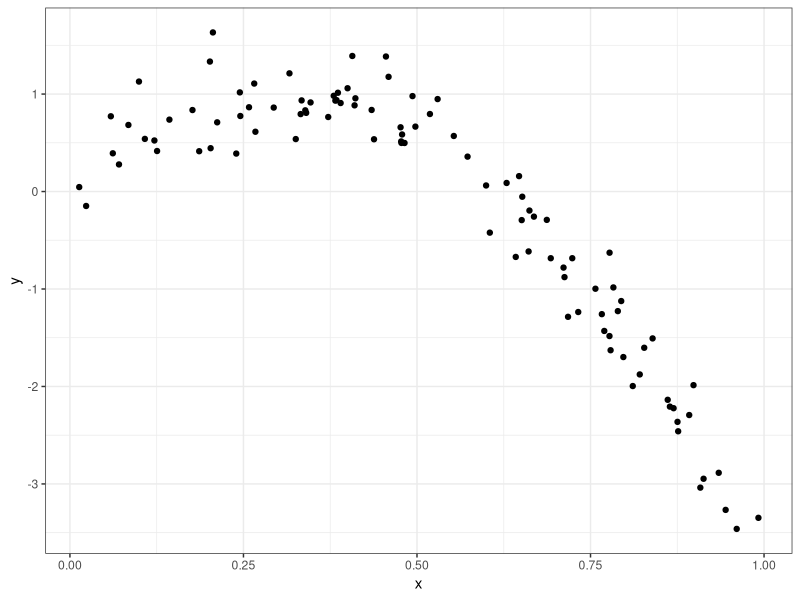
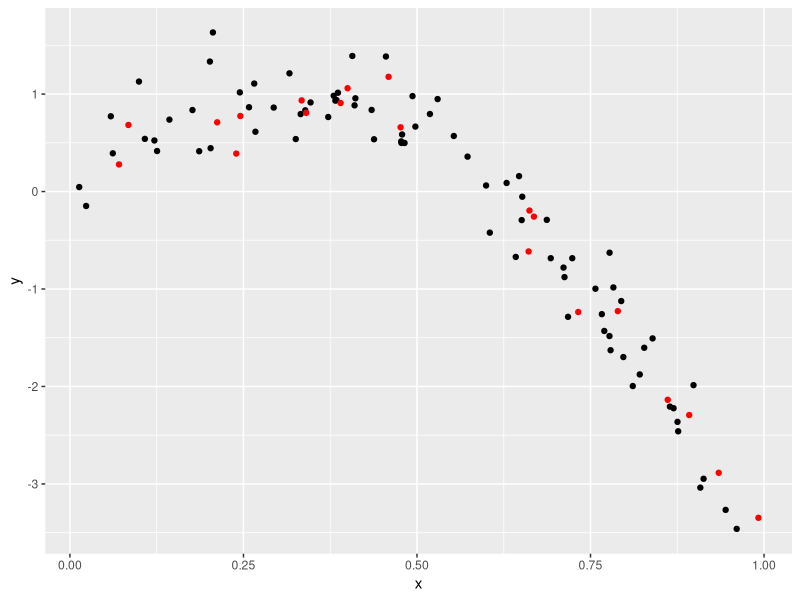
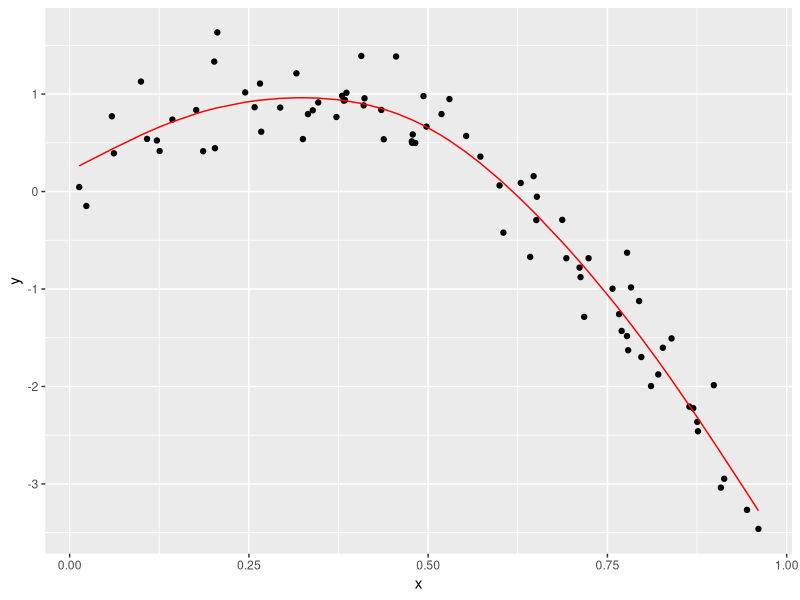
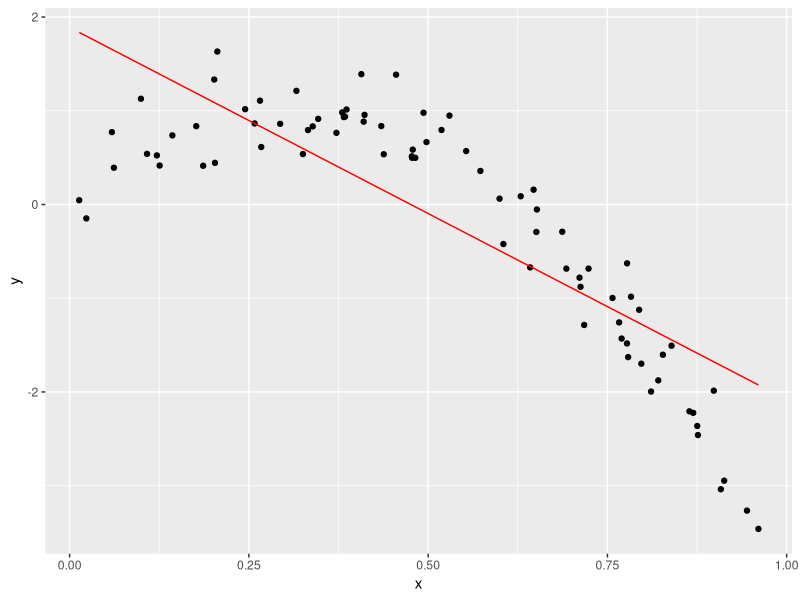
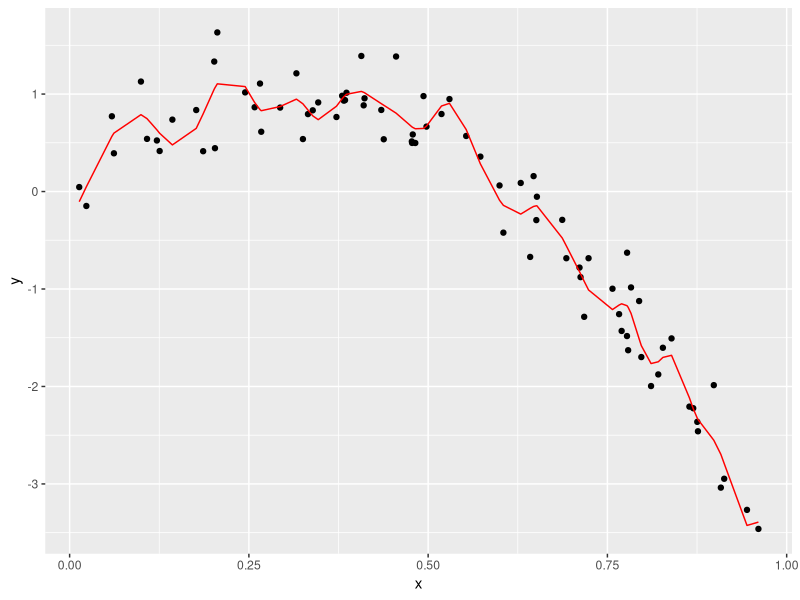
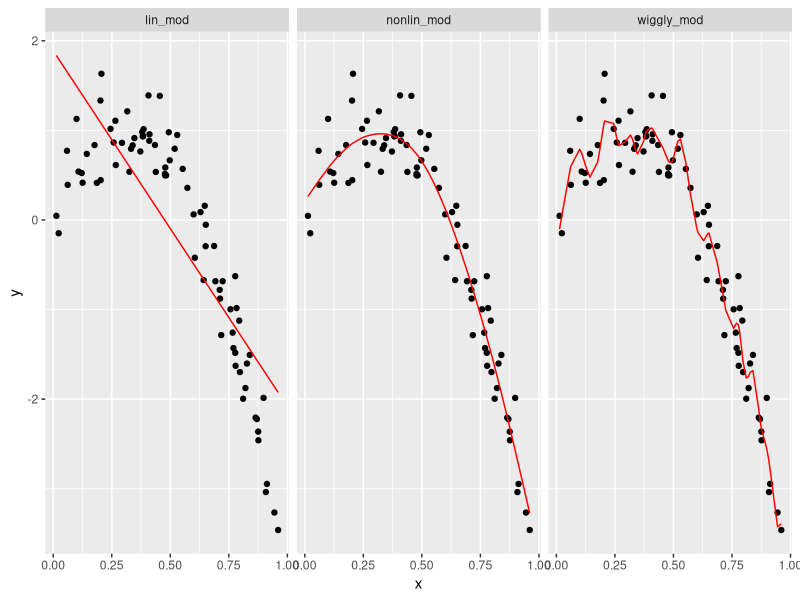

These charts were generated, in order, by the following R code:
## ---- chunk 1
knitr::opts_chunk$set(
  fig.width = 6,
  fig.asp = .6,
  out.width = "90%"
)
library(tidyverse)
library(modelr)
library(mgcv)
set.seed(1)
## ---- chunk 2
nonlin_df = tibble(
  id = 1:100,
  x = runif(100, 0, 1),
  y = 1 - 10 * (x - .3) ^ 2 + rnorm(100, 0, .3)
)

ggplot(nonlin_df, aes(x = x, y = y)) + geom_point() + theme_bw()
## ---- chunk 3
train_df = sample_n(nonlin_df, 80)
test_df = anti_join(nonlin_df, train_df, by = "id")

ggplot(train_df, aes(x = x, y = y)) + 
  geom_point() + 
  geom_point(data = test_df, color = "red")
## ---- chunk 4
lin_mod = lm(y ~ x, data = train_df)
nonlin_mod = mgcv::gam(y ~ s(x), data = train_df)
wiggly_mod = mgcv::gam(y ~ s(x, k = 30), sp = 10e-6, data = train_df)
## ---- chunk 5
train_df %>% 
  add_predictions(nonlin_mod) %>% 
  ggplot(aes(x = x, y = y)) + geom_point() + 
  geom_line(aes(y = pred), color = "red")

train_df %>% 
  add_predictions(lin_mod) %>% 
  ggplot(aes(x = x, y = y)) + geom_point() + 
  geom_line(aes(y = pred), color = "red")

train_df %>% 
  add_predictions(wiggly_mod) %>% 
  ggplot(aes(x = x, y = y)) + geom_point() + 
  geom_line(aes(y = pred), color = "red")

train_df %>% 
  gather_predictions(lin_mod, nonlin_mod, wiggly_mod) %>% 
  mutate(model = fct_inorder(model)) %>% 
  ggplot(aes(x = x, y = y)) + 
  geom_point() + 
  geom_line(aes(y = pred), color = "red") + 
  facet_wrap(~model)
## ---- chunk 6
rmse(lin_mod, test_df)
rmse(nonlin_mod, test_df)
rmse(wiggly_mod, test_df)
## ---- chunk 7
cv_df = 
  crossv_mc(nonlin_df, 100) 
